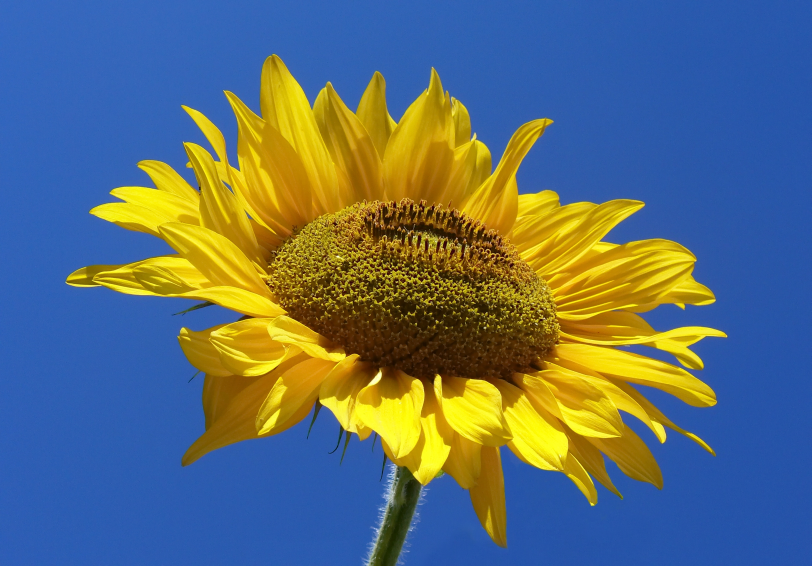
#> input picture Lab3/Sunflower.jpg, 2434 x 1697 px (shown at 1/3 size)
$ jupyter execute Lab3_Task1.ipynb
#> lines starting #> are read from the running program, lines starting #| are printed output that depends on the picture
[cell 1]
import cv2
import numpy as np
import matplotlib.pyplot as plt

Load image

[cell 2]
image_path = "Sunflower.jpg"

img = cv2.imread(image_path,0)
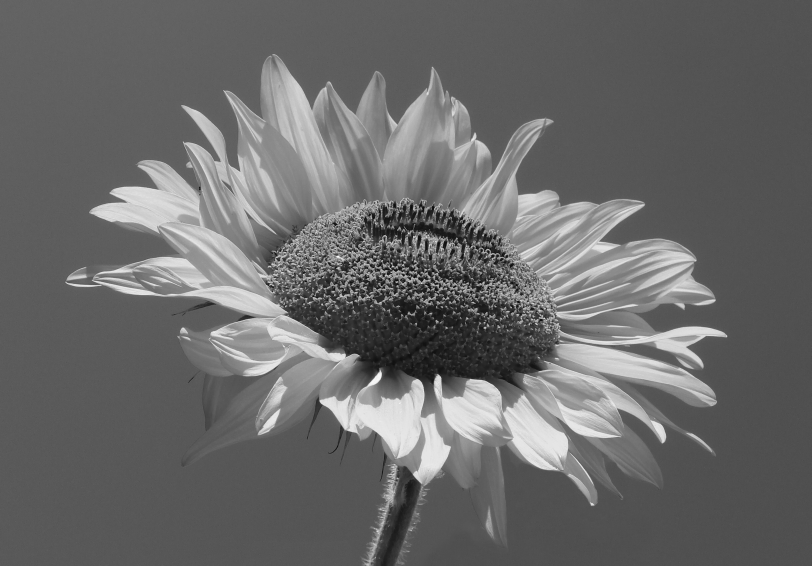
#> img: shape (1697, 2434) (shown at 1/3 size); min 1, max 251, mean 105.6
img = cv2.cvtColor(img, cv2.COLOR_BGR2RGB)
#> img: shape (1697, 2434, 3)

plt.imshow(img)
plt.title("Original Image")
plt.axis("off")
plt.show()

Increasing Image Size

[cell 3]
scale_factor = 2

scaled_img = cv2.resize(img, None,
                        fx=scale_factor,
                        fy=scale_factor,
                        interpolation=cv2.INTER_CUBIC)

plt.imshow(scaled_img)
plt.title("Increased Image")
plt.axis("off")
plt.show()

Rotate Image by 120°

[cell 4]
(h, w) = img.shape[:2]
#> h = 1697; w = 2434
center = (w // 2, h // 2)
#> center = (1217, 848)

rotation_matrix = cv2.getRotationMatrix2D(center, 120, 1.0)

rotated_img = cv2.warpAffine(img, rotation_matrix, (w, h))
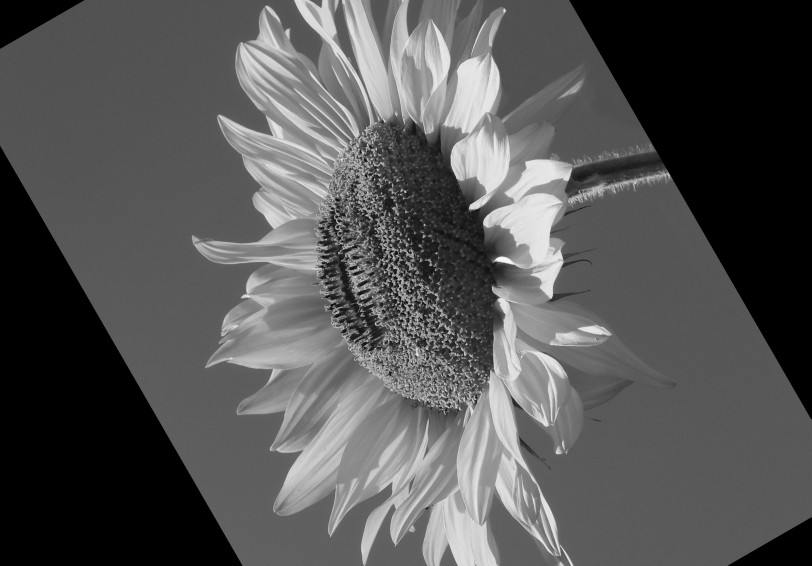
#> rotated_img: shape (1697, 2434, 3) (shown at 1/3 size); min 0, max 250, mean 84.7

plt.imshow(rotated_img)
plt.title("Rotated Image (120°)")
plt.axis("off")
plt.show()

X shear

[cell 5]
shear_factor = 0.5

M_shear_x = np.float32([
    [1, shear_factor, 0],
    [0, 1, 0]
])

sheared_x = cv2.warpAffine(img, M_shear_x, (int(w + shear_factor*h), h))
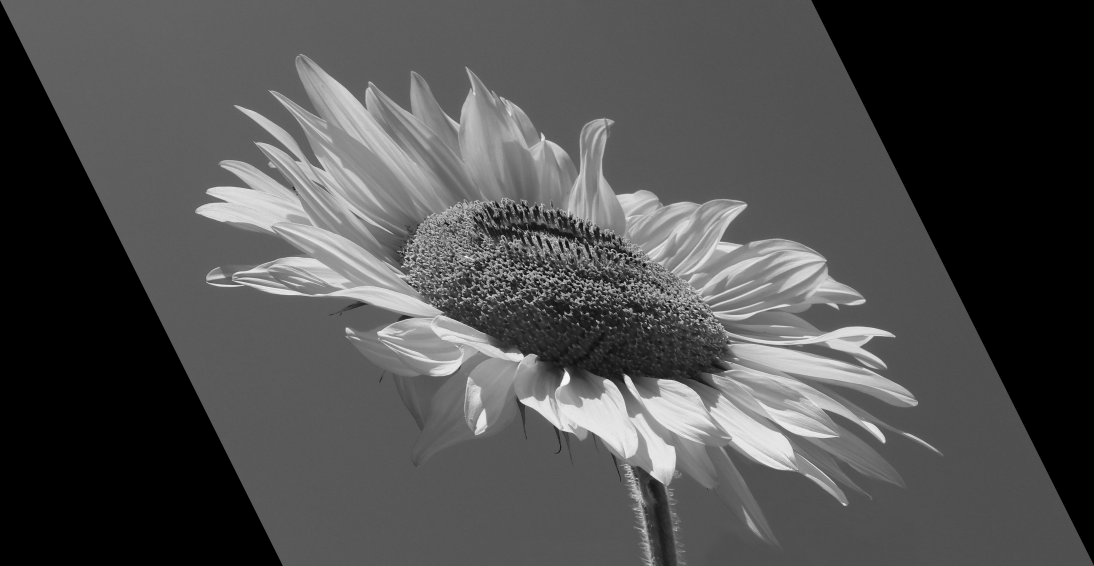
#> sheared_x: shape (1697, 3282, 3) (shown at 1/3 size); min 0, max 251, mean 78.4

plt.imshow(sheared_x)
plt.title("X-shear")
plt.axis("off")
plt.show()

Y shear

[cell 6]
M_shear_y = np.float32([
    [1, 0, 0],
    [shear_factor, 1, 0]
])

sheared_y = cv2.warpAffine(img, M_shear_y, (w, int(h + shear_factor*w)))
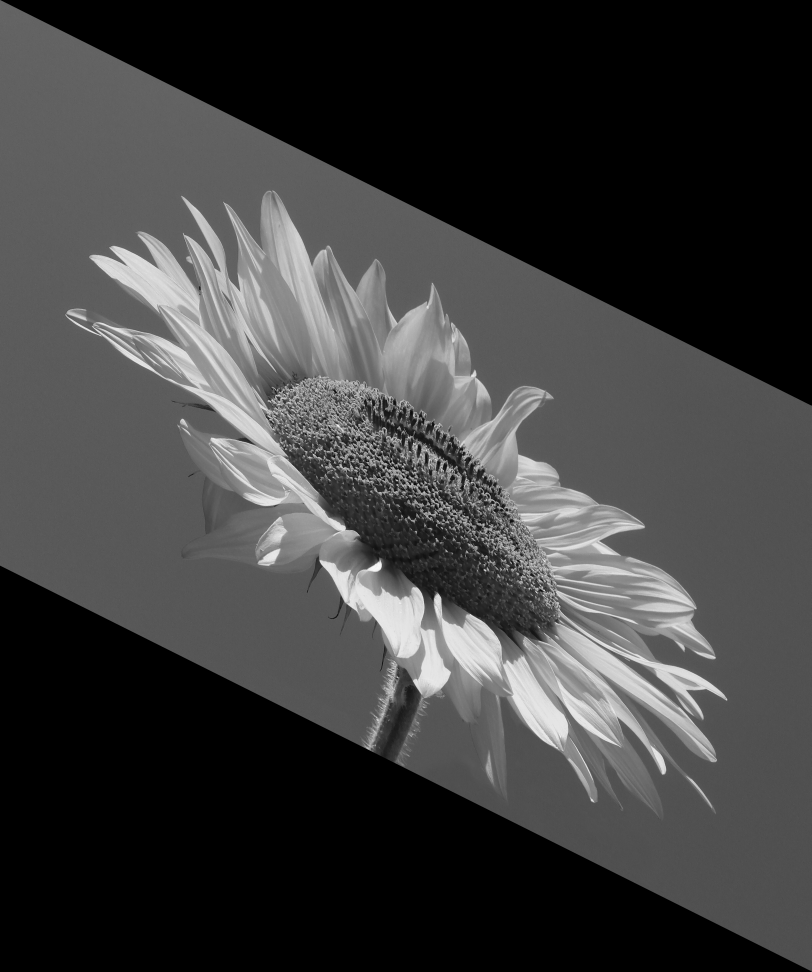
#> sheared_y: shape (2914, 2434, 3) (shown at 1/3 size); min 0, max 251, mean 61.6

plt.imshow(sheared_y)
plt.title("Y-shear")
plt.axis("off")
plt.show()
